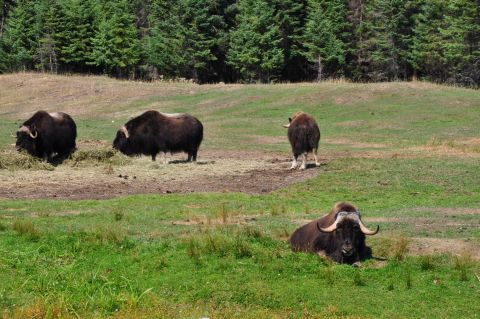
//> input picture Chapter_04/histograms/group.jpg, 480 x 319 px
$ ./histograms   (built with g++ and OpenCV 4)
//> lines starting //> are read from the running program, lines starting //| are printed output that depends on the picture; after the words box and inside, x2 and y2 are one past the last pixel; in counts of white or black regions, pixels touching at a corner belong together
### Chapter_04/histograms/histogram.hpp
#ifndef HISTOGRAM_H
#define HISTOGRAM_H


#include<opencv2/core.hpp>
#include<opencv2/highgui/highgui.hpp>
#include<opencv2/imgproc/imgproc.hpp>


class Histogram1D
{
private:
  int histSize[1];
  float hranges[2];
  const float* ranges[1];
  int channels[1];

public:

  Histogram1D()
  {
    histSize[0]=256;
    hranges[0]=0.0;
    hranges[1]=255.0;
    //???
    ranges[0]=hranges;

    channels[0]=0;
  }
  // [36 lines left out: functions setChannel, getChannel, setRange, getMinValue, getMaxValue, setNBins and 1 more, not called in this run]

  cv::MatND getHistogram(const cv::Mat& image)
  {
    cv::MatND hist;
    cv::calcHist(&image,   //
		   1,
           channels,      //
           cv::Mat(),
           hist,         //返回的直方图
           1,            //
           histSize,     //
           ranges        //
      );

      return hist;
  }

  cv::Mat getHistogramImage(const cv::Mat& image)
  {
    //首先计算直方图
    cv::MatND hist = getHistogram(image);

    //获取最大值和最小值
    double maxVal =0;
    double minVal =0;
    cv::minMaxLoc(hist,&minVal,&maxVal,0,0);

    //显示直方图的图像？？？
    cv::Mat histImg(histSize[0],histSize[0],CV_8U,cv::Scalar(255));

    //设置最高点为nbins的90%???
    int hpt = static_cast<int>(0.9*histSize[0]);

    //每个条目都绘制一条垂直线
    for(int h=0;h<histSize[0];h++)
    {
      float binVal = hist.at<float>(h);
      int intensity = static_cast<int>(binVal*hpt/maxVal);
      //两点之间绘制一条线
      cv::line(histImg,cv::Point(h,histSize[0]),cv::Point(h,histSize[0]-intensity),cv::Scalar::all(0));
    }

    return histImg;

  }

  cv::Mat equalize(const cv::Mat& image)
  {
    cv::Mat result;
    //直方图均衡化   间接增强图像对比度的方法
    cv::equalizeHist(image,result);

    return result;
  }


  cv::Mat stretch(const cv::Mat& image,int minValue=0)
  {
    //首先计算直方图
    cv::MatND hist = getHistogram(image);

    //寻找直方图最左端大于minValue的像素
    int imin = 0;
    for(;imin < histSize[0];imin++)
    {
      std::cout<<hist.at<float>(imin)<<std::endl;
      if(hist.at<float>(imin)>minValue)
            break;
    }

    //寻找直方图最右端大于minValue的像素
    int imax = histSize[0]-1;
    for(;imax>=0;imax--)
    {
        if(hist.at<float>(imax)>minValue)
            break;
    }

    //创建查找表
    int dims[1] = {256};
    cv::MatND lookup(1,dims,CV_8U);

    //填充查找表
    for(int i=0;i<256;i++)
    {
      if(i<imin) lookup.at<uchar>(i) =0;
      else if(i>imax) lookup.at<uchar>(i)=255;
      //
      else lookup.at<uchar>(i)=static_cast<uchar>(255.0*(i-imin)/(imax-imin)+0.5);
    }

    cv::Mat result;
    result= applyLookUp(image,lookup);

    return result;
  }

  //lookup   1x256 uchar matrix
  //应用查找表
  //啥用的？？？
  cv::Mat applyLookUp(const cv::Mat& image,const cv::MatND& lookup)
  {
      cv::Mat result(image.rows,image.cols,CV_8U);
      cv::Mat_<uchar>::iterator itr = result.begin<uchar>();

      cv::Mat_<uchar>::const_iterator it =image.begin<uchar>();
      cv::Mat_<uchar>::const_iterator itend = image.end<uchar>();

      for(;it!=itend;++it,++itr)
      {
          *itr = lookup.at<uchar>(*it);
      }

      return result;
  }

};
#endif

### Chapter_04/histograms/histograms.cpp
#include<iostream>
using namespace std;

#include "histogram.hpp"
#include<opencv2/core.hpp>
#include<opencv2/highgui/highgui.hpp>
#include<opencv2/imgproc/imgproc.hpp>

int main()
{
  //以黑白模式打开
  cv::Mat image =cv::imread("../group.jpg",0);
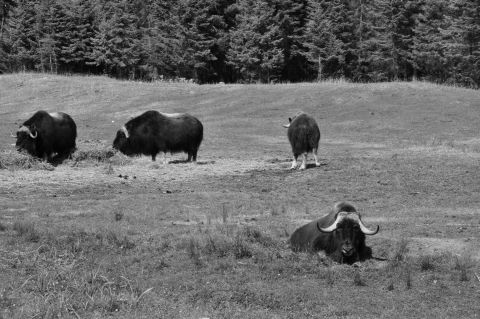
//> image: 319 rows x 480 cols, CV_8UC1; min 0, max 243, mean 106.7

  if(!image.data)
    return 0;

  cv::namedWindow("Image");
  cv::imshow("Image",image);

  Histogram1D h;

  cv::MatND histo = h.getHistogram(image);
//> in getHistogram, `cv::calcHist(&image, 1, channels, cv::Mat(), hist, 1, histSize, ranges..`: hist = 256 values, max 2280 at index 131, min 0 at index 230, mean 598.1
//> histo has the same summary as hist in getHistogram

  for(int i=0;i<256;i++)
    cout<<"Value "<<i <<" = "<<histo.at<float>(i)<<endl;
//> this loop made 256 passes
//| Value 0 = 44
//| Value 1 = 20
//| Value 2 = 28
//| Value 3 = 52
//| Value 4 = 79
//| Value 5 = 124
//| Value 6 = 137
//| Value 7 = 159
//> (output is shown up to pass 8 of 256)

  //以图形的方式显示直方图
  cv::namedWindow("Histgram");
  cv::imshow("Histgram",h.getHistogramImage(image));
//> in getHistogramImage, `cv::minMaxLoc(hist,&minVal,&maxVal,0,0);`: maxVal = 2280
//> the loop in getHistogramImage, `for(int h=0;h<histSize[0];h++)` made 256 passes
//> (binVal, intensity) on passes 1 to 3: (44, 4), (20, 2), (28, 2)
//> after the loop in getHistogramImage, `for(int h=0;h<histSize[0];h++)`:
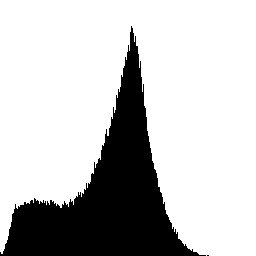
//> histImg: 256 rows x 256 cols, CV_8UC1; 76.6% white; 2 black regions (1 under 20 px), largest, box (x1, y1, x2, y2) and area: (0, 26, 206, 256) 15329

  cv::Mat thresholded;
  //60是个临界值，大于这个值为255，小于这个值为0
  cv::threshold(image,thresholded,60,255,cv::THRESH_BINARY);
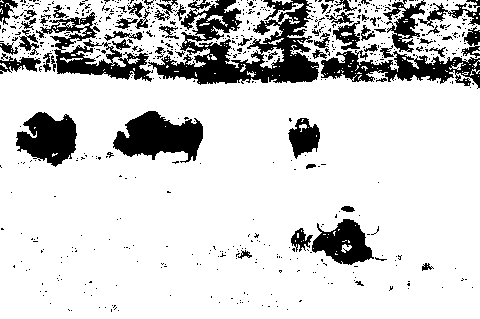
//> thresholded: 319 rows x 480 cols, CV_8UC1; 82.1% white; 653 black regions (591 under 20 px), largest, box (x1, y1, x2, y2) and area: (148, 0, 319, 85) 6792, (113, 111, 203, 163) 2862, (321, 50, 480, 89) 2815

  cv::namedWindow("Binary Image");
  cv::imshow("Binary Image",thresholded);
  cv::imwrite("binary.bmp",thresholded);

  cv::Mat eq =h.equalize(image);
//> in equalize, `cv::equalizeHist(image,result);`:
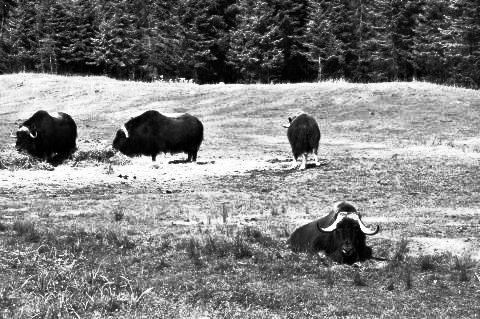
//> result: 319 rows x 480 cols, CV_8UC1; min 0, max 255, mean 128.5
  //显示直方图均衡化的图像
  //直方图均衡化的目标是增强图像的对比度
  cv::namedWindow("Equalized Image");
  cv::imshow("Equalized Image",eq);

  //显示图像的直方图
  cv::namedWindow("Equalized Histgram");
  cv::imshow("Equalized Histogram",h.getHistogramImage(eq));
//> in getHistogramImage (call 2), `cv::MatND hist = getHistogram(image);`: hist = 256 values, max 2280 at index 172, min 0 at index 70, mean 596.8
//> the loop in getHistogramImage (call 2), `for(int h=0;h<histSize[0];h++)` made 256 passes
//> (binVal, intensity) on passes 1 to 3: (223, 22), (628, 63), (559, 56)
//> after the loop in getHistogramImage (call 2), `for(int h=0;h<histSize[0];h++)`:
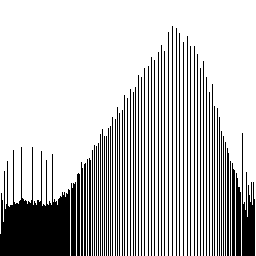
//> histImg: 256 rows x 256 cols, CV_8UC1; 76.6% white; 61 black regions, largest, box (x1, y1, x2, y2) and area: (0, 147, 70, 256) 4166, (242, 133, 255, 256) 840, (236, 173, 241, 256) 363

  //这一部分是
  //通过查找表将像素值转换为新的像素值
  cv::Mat str = h.stretch(image,5);
//> in stretch, `cv::MatND hist = getHistogram(image);`: hist = 256 values, max 2280 at index 131, min 0 at index 230, mean 598.1
//> the loop in stretch, `for(;imin < histSize[0];imin++)` made 1 pass
//| 44
//> after the loop in stretch, `for(;imin < histSize[0];imin++)`: imin = 0
//> after the loop in stretch, `for(;imax>=0;imax--)`: imax = 224
//> after the loop in stretch, `for(int i=0;i<256;i++)`: lookup = 256 values from 0 to 255
//> after the loop in applyLookUp, `for(;it!=itend;++it,++itr)`:
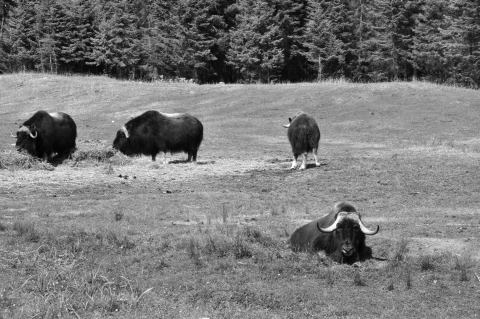
//> result: 319 rows x 480 cols, CV_8UC1; min 0, max 255, mean 121.5

  cv::namedWindow("Stretched Image");
  cv::imshow("Stretched Image",str);

  cv::namedWindow("Stretched Histogram");
  cv::imshow("Stretched Histogram",h.getHistogramImage(str));
//> after the loop in getHistogramImage (call 3), `for(int h=0;h<histSize[0];h++)`: histImg: 256 rows x 256 cols, CV_8UC1; 76.6% white; 30 black regions (3 under 20 px), largest, box (x1, y1, x2, y2) and area: (145, 26, 152, 256) 1525, (153, 36, 160, 256) 1439, (137, 57, 144, 256) 1302

// [7 lines of commented-out code are left out]

  int dims[1] = {256};
  cv::MatND lookup(1,dims,CV_8U);

  //填充查找表
  for(int i=0;i<256;i++)
  {
    lookup.at<uchar>(i) =255-i;
  }


  cv::namedWindow("Negative image");
  cv::imshow("Negative image", h.applyLookUp(image,lookup));
//> after the loop in applyLookUp (call 2), `for(;it!=itend;++it,++itr)`:
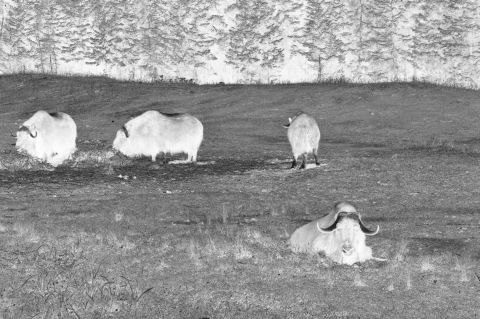
//> result: 319 rows x 480 cols, CV_8UC1; min 12, max 255, mean 148.3

  cv::waitKey();
  return 0;
}
